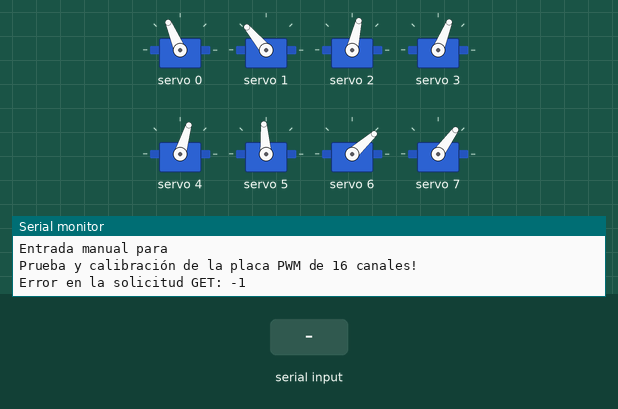
This sketch was run on a simulated ESP32. On the bench: 8 × servo, the last lines printed to the serial monitor. The inputs (shaded band) are chosen by the test bench. WiFi joins after 1.5 s; servers stay silent unless stated.

Above: at 7.2 s.
7.3 s: "0\n" received over Serial
At 11.3 s:
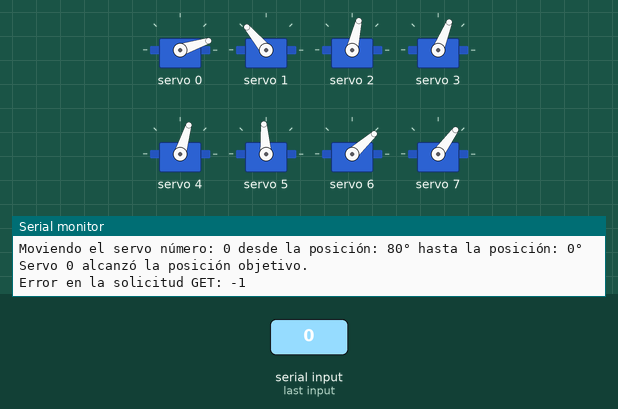
11.5 s: "5\n" received over Serial
At 12.7 s:
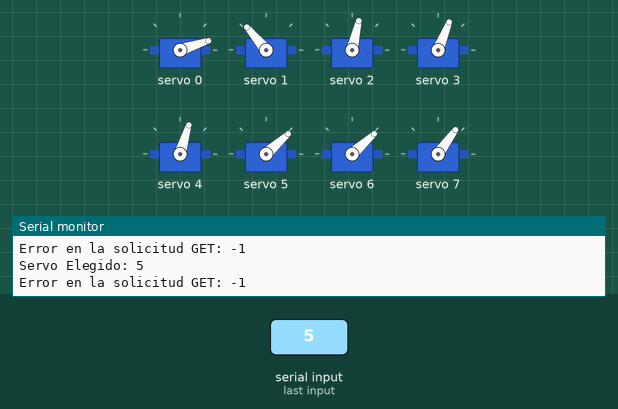
13.3 s: "1\n" received over Serial
At 16.9 s:
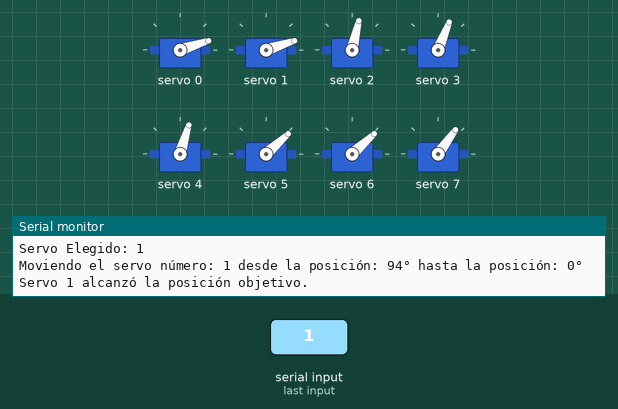
17.0 s: "2\n" received over Serial
At 20.0 s:
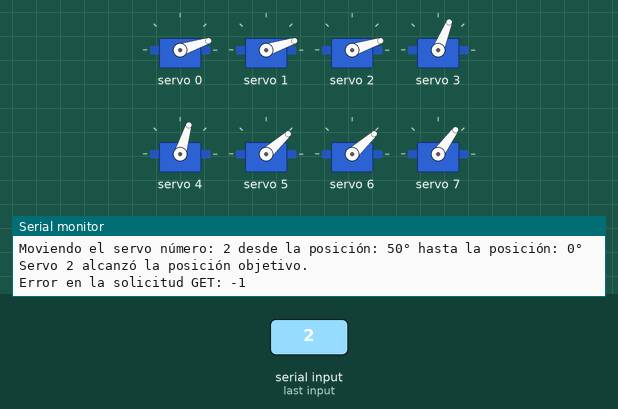
20.8 s: "3\n" received over Serial
At 23.0 s:
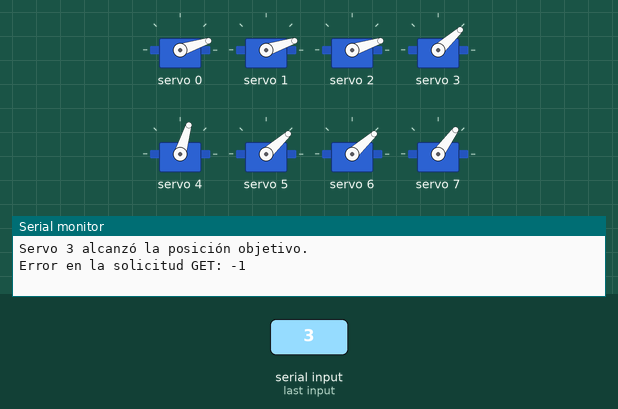
23.8 s: "4\n" received over Serial
At 26.8 s:
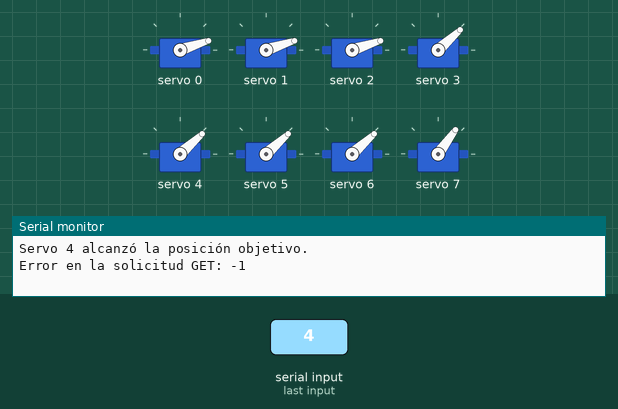
Timing chart, 0 to 27.9 s (numbered marks = the images above; inputs shaded):
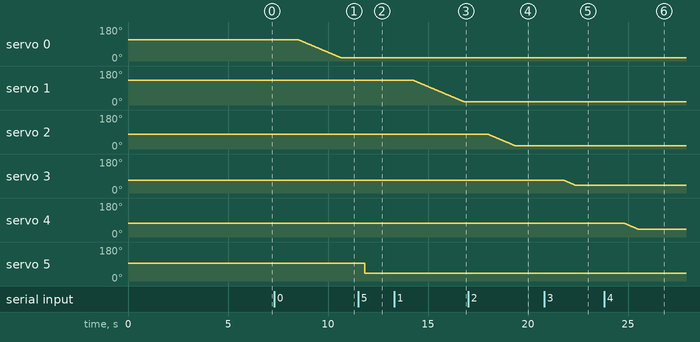

The sketch:

brazoroboticosil.ino
```cpp
#include <ESP32Servo.h>  //micro
#include <Wire.h>   //comunicación I2C (protocolo de comuni)
#include <Adafruit_PWMServoDriver.h>  //controla varios servos
#include <WiFi.h>
#include <HTTPClient.h> //realizar solicitudes HTTP GET
#include <ArduinoJson.h> //TRABAJA LOS DATOS EN FORMATO JSON


//se definen constantes

#define SERVOMIN  150 // This is the 'minimum' pulse length count (out of 4096)
#define SERVOMAX  600

#define SG90_SERVOMIN  200 // This is the 'minimum' pulse length (1ms) count (out of 4096)90°
#define SG90_SERVOMAX  400 // This is the 'Maximum' pulse length (2ms) count (out of 4096) -90°

#define SERVO_FREQ 50 // Analog servos run at ~50 Hz updates

void obtenerComando(); //se define un prototipo antes para que conocer que es lo que hay dentro de esa funcion


// Configuración de tu red Wi-Fi

const char* ssid = "laboratorio";
const char* password = "laboratorio";

//declaro una instacia de la clase wifi
WiFiClient wifiClient;

//instanciar la clase http client
HTTPClient httpClient;


// URL base de la API
const String serverName = "http://192.168.1.26:3001/api/Brazo";


//declaración de variables
int Mvt_Mode_1 = 1;  // Modo de movimiento
int Mvt_Mode_2 = 1;  // Modo de movimiento
int first_pass = 1;
int servo_pos, servo;
int Mvt_Mode_1_Label=1;
int Mvt_Mode_2_Label=1;
float time_step, servo_1_pos, servo_2_pos, servo_3_pos, servo_4_pos;

//time_step--> intervalo de tiempo entre pasos de movimiento de los servos.
//servo_post--> Posiciones actuales de los servos 1 a 4


String inputString = "";  // una cadena para almacenar datos entrantes
String inputAngle = "";    // una cadena para almacenar grados entrantes
bool stringComplete = false;   // si la cadena está completa


Adafruit_PWMServoDriver pwm1 = Adafruit_PWMServoDriver(0x40);

// VARIABLES GLOBALES PARA LAS ÚLTIMAS POSICIONES DE LOS SERVOS
int lastPosServo0 = 0;  // Última posición conocida del servo 0
int lastPosServo1 = 0;
int lastPosServo2 = 0;
int lastPosServo3 = 0;
int lastPosServo4 = 0;
int lastPosServo5 = 0;


//fc que permite mover los servos
//esta fc, se encarga de mover un servo de manera suave desde una p.i hasta una p.f

void moveServoSmoothly(int servoNum, int currentPos, int targetPos, int stepDelay = 10) {   //la funcion stepdelay en 10 miliseg hace que se mueva lento
    int step = (targetPos > currentPos) ? 1 : -1;    // Decide si incrementar o decrementar //Si el a es mayor que la posición actual,
                                                                                            // el servo se moverá hacia adelante.
              //POS OBJ    //POS ACT                                                        //Si es menor, se moverá hacia atrás

/*
 ?   usado para decidir entre dos valores.
step variable que almacena dirección del movimiento.
:    separa el valor asignado si la condición es falsa del valor asignado si es verdadera.
*/

//determinar la dirección de movimiento entre dos posiciones:

//Si la posición objetivo es mayor, el valor 1 indica un movimiento hacia adelante o incremento positivo.
//Si la posición objetivo es menor, el valor -1 indica un movimiento hacia atrás o decremento negativo.


 // Convierte los valores actuales (current) y objetivos a grados para mostrar en el monitor serie
    int currentPosGrados = map(currentPos, SERVOMIN, SERVOMAX, 0, 180);
    int targetPosGrados = map(targetPos, SERVOMIN, SERVOMAX, 0, 180);


// Imprime un mensaje indicando qué servo se está moviendo y hacia dónde
    Serial.print("Moviendo el servo número: ");
    Serial.print(servoNum);
    Serial.print(" desde la posición: ");
    Serial.print(currentPosGrados); // Mostrar en grados
    Serial.print("° hasta la posición: ");
    Serial.print(targetPosGrados); // Mostrar en grados
    Serial.println("°");


 //MUEVE EL SERVO DE MANERA SUAVE

    for (int pos = currentPos; pos != targetPos; pos += step) {
        pwm1.setPWM(servoNum, 0, pos);
        delay(stepDelay);         // Pequeño retraso para suavizar el movimiento
    }
    pwm1.setPWM(servoNum, 0, targetPos); //se asegura de que llegue al final el ángulo

    Serial.print("Servo ");
    Serial.print(servoNum);
    Serial.println(" alcanzó la posición objetivo.");
}

void Movement_1() {
    if (stringComplete) {    // Verifica si hay un comando disponible
        int targetAngle;
        int inputDegrees = inputString.substring(1).toInt();   // Convertir el ángulo ingresado a entero

        if (inputDegrees < 0 || inputDegrees > 180) {     // Si el ángulo está fuera de rango, muestra un mensaje de error y termina la función
            Serial.println("Ángulo fuera de rango");
        } else {
            switch (inputString.charAt(0)) {
                case '0':
                    Serial.println("Servo Elegido: 0");
                    inputAngle = inputString.substring(1);
                    targetAngle = map(inputDegrees, 0, 180, SERVOMIN, SERVOMAX);
                    moveServoSmoothly(0, lastPosServo0, targetAngle);   // target-- pos obj
                    lastPosServo0 = targetAngle;   // lastPosServo, Actualiza la última posición. se agrego porque sino queda esperando....
                    break;
                case '1':
                    Serial.println("Servo Elegido: 1");
                    inputAngle = inputString.substring(1);
                    targetAngle = map(inputDegrees, 0, 180, SERVOMIN, SERVOMAX);   //El uso de map()para convertir los grados de 0 a 180 a los valores de pulsos de los servos es adecuado
                    moveServoSmoothly(1, lastPosServo1, targetAngle);
                    lastPosServo1 = targetAngle;
                    break;
                case '2':
                    Serial.println("Servo Elegido: 2");
                    inputAngle = inputString.substring(1);
                    targetAngle = map(inputDegrees, 0, 180, SERVOMIN, SERVOMAX);
                    moveServoSmoothly(2, lastPosServo2, targetAngle);
                    lastPosServo2 = targetAngle;
                    break;
                case '3':
                    Serial.println("Servo Elegido: 3");
                    inputAngle = inputString.substring(1);
                    targetAngle = map(inputDegrees, 0, 180, SG90_SERVOMIN, SG90_SERVOMAX);
                    moveServoSmoothly(3, lastPosServo3, targetAngle);
                    lastPosServo3 = targetAngle;
                    break;
                case '4':
                    Serial.println("Servo Elegido: 4");
                    inputAngle = inputString.substring(1);
                    targetAngle = map(inputDegrees, 0, 180, SG90_SERVOMIN, SG90_SERVOMAX);
                    moveServoSmoothly(4, lastPosServo4, targetAngle);
                    lastPosServo4 = targetAngle;
                    break;
                case '5':
                    Serial.println("Servo Elegido: 5 ");
                    inputAngle = inputString.substring(1);
                    servo_pos = map(inputDegrees, 0, 180, SG90_SERVOMIN, SG90_SERVOMAX);   // Asignación de grados a la longitud del pulso
                    pwm1.setPWM(5, 0, servo_pos);        // Actualiza la última posición del servo 5    pwml:modulación de ancho de pulso
                    lastPosServo5 = servo_pos;     //
                    break;
                default:
                    break; //termine todos los casos
            }
        }

        // Limpia el string para el siguiente comando

        inputString = "";
        stringComplete = false;
    }
}

// aca se resetean los servos en su posicion inicial
void reset_all_servos() {
    Serial.println("Reseting Servos..");
    pwm1.setPWM(0, 0, map(80, 0, 180, SERVOMIN, SERVOMAX));
    lastPosServo0 = map(80, 0, 180, SERVOMIN, SERVOMAX); // Actualiza la última posición del servo 0
    delay(500);

    pwm1.setPWM(1, 0, map(95, 0, 180, SERVOMIN, SERVOMAX));
    lastPosServo1 = map(95, 0, 180, SERVOMIN, SERVOMAX);  // Actualiza la última posición del servo 1
    delay(500);

    pwm1.setPWM(2, 0, map(50, 0, 180, SERVOMIN, SERVOMAX));
    lastPosServo2 = map(50, 0, 180, SERVOMIN, SERVOMAX);  // Actualiza la última posición del servo 2
    delay(500);

    pwm1.setPWM(3, 0, map(50, 0, 180, SG90_SERVOMIN, SG90_SERVOMAX));
    lastPosServo3 = map(50, 0, 180, SG90_SERVOMIN, SG90_SERVOMAX);   // Actualiza la última posición del servo 3
    delay(500);

    pwm1.setPWM(4, 0, map(60, 0, 180, SG90_SERVOMIN, SG90_SERVOMAX));
    lastPosServo4 = map(60, 0, 180, SG90_SERVOMIN, SG90_SERVOMAX);   // Actualiza la última posición del servo 4
    delay(500);

    pwm1.setPWM(5, 0, map(100, 0, 180, SG90_SERVOMIN, SG90_SERVOMAX));
    lastPosServo5 = map(100, 0, 180, SG90_SERVOMIN, SG90_SERVOMAX);   // Actualiza la última posición del servo 5
    delay(500);

    pwm1.setPWM(6, 0, map(20, 0, 180, SERVOMIN, SERVOMAX));  //no se usa
    delay(500);

    pwm1.setPWM(7, 0, map(30, 0, 180, SERVOMIN, SERVOMAX));   //no se usa
    delay(500);
}


void setup() {
  Serial.begin(9600);  //declaracion del puerto serial 9600 de velocidad
  WiFi.begin(ssid, password); //inicilaizar con la red y contraseña ya declarada en un punturo. pq puntero? pq es valor que solo se usa una unica vez y lo vas a buscar ahi. se reserva en ese espacio
  unsigned long startAttemptTime = millis (); //tiempo inicial para el intento de conexion
  const unsigned long connectionTimeout = 20000; //tiempo maximo de espera 20 seg
  while (WiFi.status() != WL_CONNECTED && (millis() - startAttemptTime) < connectionTimeout) {   //Verifique si el dispositivo no está conectado a la red Wi-Fi
    delay (1000);
    switch (WiFi.status()) {    //EVALUA EL ESTADO DE LA CONEX
      case WL_NO_SSID_AVAIL:    //no se ha encontrado ninguna red Wi-Fi disponible
      Serial.println("ssid no disponible");
      break;
      case WL_CONNECT_FAILED:   //FALLA LA CONEX
      Serial.println("Fallo al conectar. Red no disponible");
      break;
      case WL_DISCONNECTED:    //si el dispositivo estaba previamente conectado pero se ha desconectado de la red
      Serial.println ("Desconctado");
      break;
      default:                               //SI NING DE LOS CASE COINCIDEN
      Serial.println("Conectado a wifi");   //CONEX
      Serial.println(WiFi.localIP());

      break;
    }
  }
  if (WiFi.status() == WL_CONNECTED ){
    Serial.println ("Conectado a WiFi");
  } else{
    Serial.println ("error no se pudo conectar a WiFi");
  }


  inputString.reserve(10);   // se reserva 10 lugares
  inputAngle.reserve(10);
  pwm1.begin();
  pwm1.setPWMFreq(SERVO_FREQ);  //Los servos analógicos funcionan a actualizaciones de aproximadamente 50 Hz

  delay(50);
  reset_all_servos();
  Serial.println("Entrada manual para");
  Serial.println("Prueba y calibración de la placa PWM de 16 canales!");
}

void loop() {
  Movement_1();  // Llama a esta función para manejar movimientos

  // Solicitud GET
  // Llama a la función obtenerComando para obtener el estado o comando actual del brazo robótico.
  obtenerComando();

  delay(1000);
}

void obtenerComando() {
  if (WiFi.status() == WL_CONNECTED) { // Verifica conexión Wi-Fi
    HTTPClient http;
    String endpoint = serverName + "/comando";    //serverNamees: contiene la dirección URL

    http.begin(endpoint); // Inicializa la conexión con la URL
    int httpResponseCode = http.GET(); // Realiza la solicitud GET

    if (httpResponseCode > 0) {         //SI LA SOLICITUD > 0-- se obtuvo una respuesta del servidor.
      String respuesta = http.getString(); // Obtiene la respuesta del servidor
      Serial.println("Respuesta: " + respuesta);

      // Procesar JSON de la respuesta
      StaticJsonDocument<256> doc;    //permite trabajar con datos en formato JSON
      DeserializationError error = deserializeJson(doc, respuesta);  //RECIBE EN FORMATO JSON Y LA DESGLOSA

      if (!error) {
        // Extraer valores del JSON
        const char* articulacion = doc["articulacion"];
        int grados = doc["grados"];
        bool abrirMano = doc["abrirMano"]; // Campo para abrir/cerrar la mano

/*
 Este bloque de código recibe un comando que especifica la articulación que se debe
 mover (por nombre) y el ángulo en el que debe moverse. Dependiendo del nombre de
 la articulación, se mueve el servo correspondiente a un ángulo específico, y se
 actualiza la última posición conocida del servo para realizar el movimiento de manera suave.
 Además, en el caso de la mano, el código también maneja la apertura y cierre de la mano.
 Finalmente, se maneja la comunicación HTTP y se muestra información sobre la ejecución del comando.
 */


        // Lógica para mover servos basada en los datos obtenidos
        if (strcmp(articulacion, "cintura") == 0) {                  //strcmp()devuelve 0 si ambas cadenas son idénticas. COMPARA Y MUEVE EL SERVO DE "CINTURA--0"
          moveServoSmoothly(0, lastPosServo0, map(grados, 0, 180, SERVOMIN, SERVOMAX));
          lastPosServo0 = map(grados, 0, 180, SERVOMIN, SERVOMAX);
        } else if (strcmp(articulacion, "hombro") == 0) {            //COMPARA Y MUEVE EL SERVO DE "HOMBRO--1"
          moveServoSmoothly(1, lastPosServo1, map(grados, 0, 180, SERVOMIN, SERVOMAX));
          lastPosServo1 = map(grados, 0, 180, SERVOMIN, SERVOMAX);
        } else if (strcmp(articulacion, "codo") == 0) {             //COMPARA Y MUEVE EL SERVO DE "CODO--2"
          moveServoSmoothly(2, lastPosServo2, map(grados, 0, 180, SERVOMIN, SERVOMAX));
          lastPosServo2 = map(grados, 0, 180, SERVOMIN, SERVOMAX);
        } else if (strcmp(articulacion, "muneca") == 0) {          //COMPARA Y MUEVE EL SERVO DE "MUNECA--3"
          moveServoSmoothly(3, lastPosServo3, map(grados, 0, 180, SG90_SERVOMIN, SG90_SERVOMAX));
          lastPosServo3 = map(grados, 0, 180, SG90_SERVOMIN, SG90_SERVOMAX);
        } else if (strcmp(articulacion, "mano") == 0) {            //COMPARA Y MUEVE EL SERVO DE "MANO--4"
          moveServoSmoothly(4, lastPosServo4, map(grados, 0, 180, SG90_SERVOMIN, SG90_SERVOMAX));
          lastPosServo4 = map(grados, 0, 180, SG90_SERVOMIN, SG90_SERVOMAX);
        } else if (strcmp(articulacion, "AbrirCerrarMano") == 0) {   //COMPARA SI EL SERVO ES ABRIR
          if (abrirMano) {
            moveServoSmoothly(5, lastPosServo5, SG90_SERVOMIN);
            lastPosServo5 = SG90_SERVOMIN;
            Serial.println("Mano abierta.");
          } else {
            moveServoSmoothly(5, lastPosServo5, SG90_SERVOMAX);
            lastPosServo5 = SG90_SERVOMAX;
            Serial.println("Mano cerrada.");
          }
        }


        Serial.println("Comando ejecutado: " + String(articulacion) + " a " + String(grados) + " grados.");
      } else {
        Serial.println("No hay valores en el get de JSON");   //"Error al parsear JSON"
      }
    } else {
      Serial.println("Error en la solicitud GET: " + String(httpResponseCode));
    }

    http.end(); // Finaliza la conexión HTTP
  } else {
    Serial.println("WiFi no conectado");
  }
}


//leer datos que llegan al microcontrolador a través del puerto serie y almacenarlos en una cadena (inputString)
void serialEvent() {
    while (Serial.available()) {
        char inChar = (char) Serial.read();  //leer un carácter de los datos entrantes.
        inputString += inChar;

  // Si el carácter entrante es un salto de línea, significa que el mensaje ha terminado, se completo la cadena

        if (inChar == '\n') {
            stringComplete = true;
        }
    }
}
```

Measured:
- after the input at 7.3 s, servo 0: moves from 113° to 18° over 2.1 s, starting after 1.2 s
- after the input at 11.5 s, servo 5: 94° → 42° after 0.33 s
- after the input at 13.3 s, servo 1: moves from 130° to 18° over 2.5 s, starting after 0.98 s
- after the input at 17.0 s, servo 2: moves from 77° to 18° over 1.3 s, starting after 1.0 s
- after the input at 20.8 s, servo 3: moves from 68° to 42° over 0.55 s, starting after 1.0 s
- after the input at 23.8 s, servo 4: moves from 73° to 42° over 0.67 s, starting after 1.0 s
